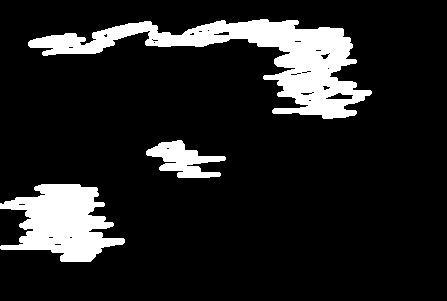
#> input picture A5/Images/bwimage.png, 447 x 301 px
$ python Q3.py
#> lines starting #> are read from the running program, lines starting #| are printed output that depends on the picture; after the words box and inside, x2 and y2 are one past the last pixel; in counts of white or black regions, pixels touching at a corner belong together
import numpy as np
import cv2
from scipy.ndimage import label
from matplotlib import pyplot as plt

image = cv2.imread("Images/bwimage.png", cv2.IMREAD_GRAYSCALE)
#> image: shape (301, 447); 13.2% white; 3 white regions, box (x1, y1, x2, y2) and area: (28, 19, 372, 119) 10446, (0, 184, 125, 262) 5780, (146, 140, 226, 178) 1534

_, image = cv2.threshold(image, 127,255, type=cv2.THRESH_BINARY)

labeled_array, num_features = label(image)
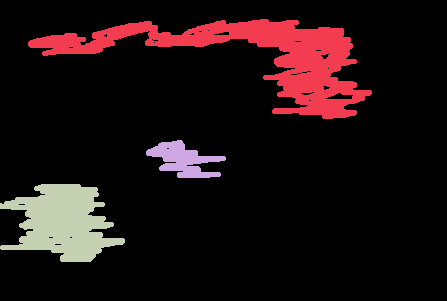
#> labeled_array: shape (301, 447) int32; 4 distinct labels, from 0 to 3; one colour per label, 0 black
#> num_features = 3

centroid_positions = []
for i in range(1,num_features+1):
    y_coords, x_coords = np.where(labeled_array == i)
    mean_y = np.mean(y_coords)
    mean_x = np.mean(x_coords)

    centroid_positions.append((np.mean(y_coords), np.mean(x_coords)))
#> this loop made 3 passes
#> (mean_y, mean_x) on passes 1 to 3: (56.36, 251.4), (159.6, 182.8), (222, 62.39)
#> after the loop, centroid_positions = [(56.36, 251.4), (159.6, 182.8), (222, 62.39)]

labeled_array = 255/num_features * labeled_array
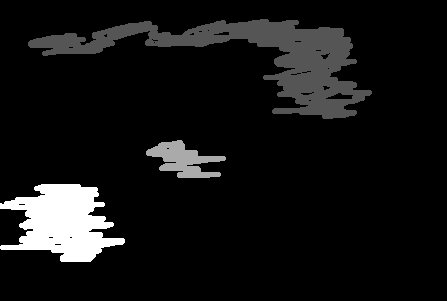
#> labeled_array: shape (301, 447) float64; min 0, max 255, mean 19.5
labeled_array = labeled_array.astype(np.uint8)

color_mapped_image = cv2.applyColorMap(labeled_array, cv2.COLORMAP_HSV)
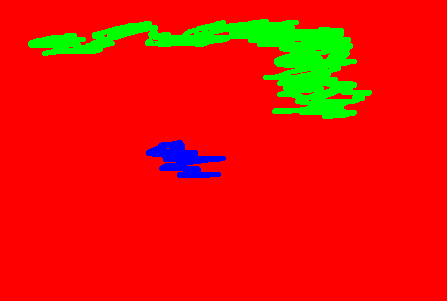
#> color_mapped_image: shape (301, 447, 3); mean B, G, R 2.9, 19.8, 232.3
color_mapped_image[np.where(labeled_array == 0)] = np.array([255,255,255])
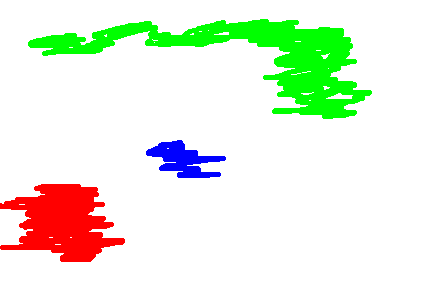
#> color_mapped_image: shape (301, 447, 3); mean B, G, R 224.2, 241.1, 232.3

plt.figure(figsize=(6, 6))

plt.subplot(2, 2, 1)
plt.imshow(image, cmap='gray')
plt.title('Original Image')
plt.axis('off')

plt.subplot(2, 2, 2)
plt.imshow(labeled_array, cmap='gray')
plt.title('Labeled Array')
plt.axis('off')

plt.subplot(2, 2, 3)
plt.imshow(cv2.cvtColor(color_mapped_image, cv2.COLOR_BGR2RGB))
plt.title('Colored Image')
plt.axis('off')

plt.subplot(2, 2, 4)
plt.imshow(cv2.cvtColor(color_mapped_image, cv2.COLOR_BGR2RGB))
for (y, x) in centroid_positions:
    plt.plot(x, y, '+', color='black', markersize=15, markeredgewidth=2)
#> this loop made 3 passes
plt.title('Colored Image with Centroids')
plt.axis('off')

plt.tight_layout()
plt.show()
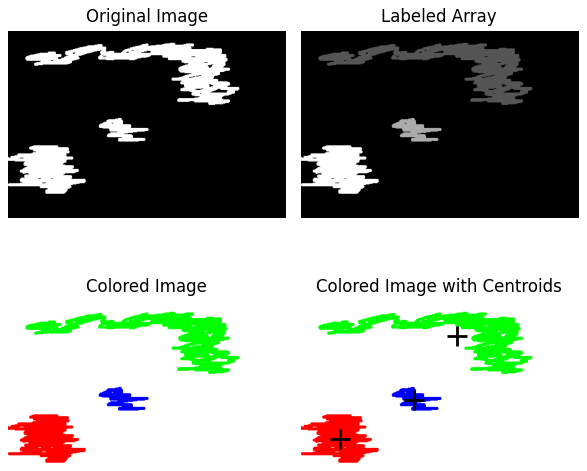
#> figure drawn by matplotlib, 4 panels

$ run again, with A5/Images/blob.png copied over A5/Images/bwimage.png
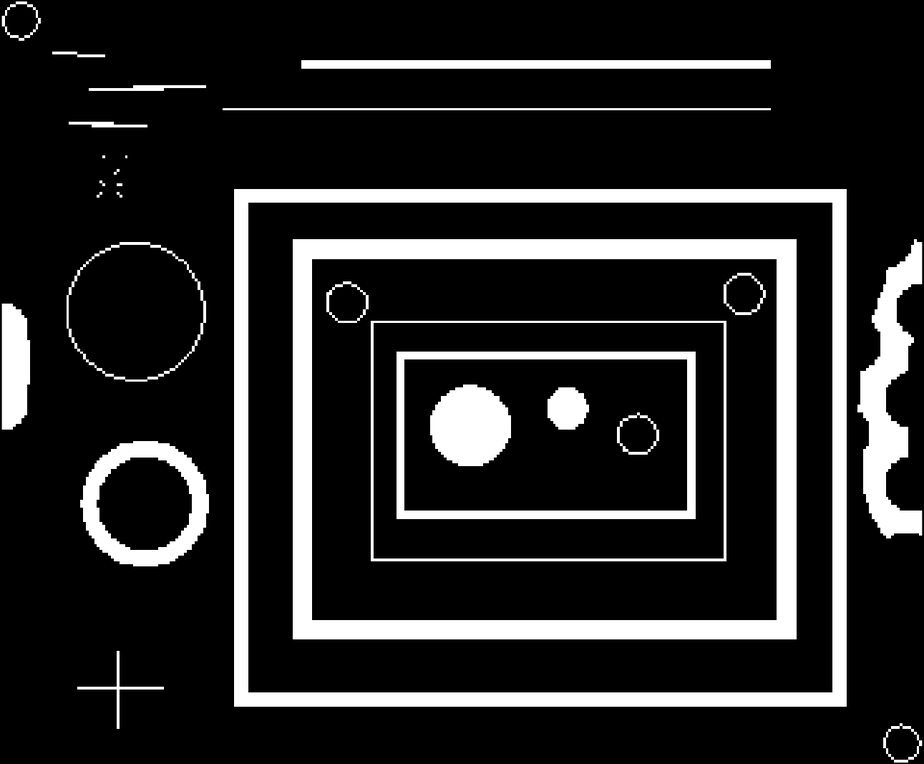
#> input picture A5/Images/blob.png, 924 x 764 px, shrunk from 1291 x 1067 before the run
#> image is the input picture: shape (764, 924); min 0, max 255, mean 39.4
#> image: shape (764, 924); 15.4% white; 29 white regions (7 under 20 px), largest, box (x1, y1, x2, y2) and area: (293, 239, 797, 639) 33736, (234, 189, 847, 707) 31958, (857, 239, 922, 538) 8712
#> num_features = 167
#> the loop `for i in range(1,num_features+1):` made 167 passes
#> (y_coords, x_coords, mean_y, mean_x) on passes 4 to 6: ([7, 7, 7, 8, 8, 8, 9, 9, 9], [7, 8, 9, 7, 8, 9, 7, 8, 9], 8, 8), ([7, 7, 7, 8, 8, 8, 9, 9, 9], [33, 34, 35, 33, 34, 35, 33, 34, 35], 8, 34), ([10, 10, 11, 11, 12, 12, 13, 13, 14, 14, 15, 15], [5, 6, 5, 6, 5, 6, 5, 6, 5, 6, 5, 6], 12.5, 5.5)
#> after the loop `for i in range(1,num_features+1):`: centroid_positions = 167 pairs, first value 2 to 761, second value 3 to 920
#> `color_mapped_image[np.where(labeled_array == 0)] = np.array([255,255,2..`:
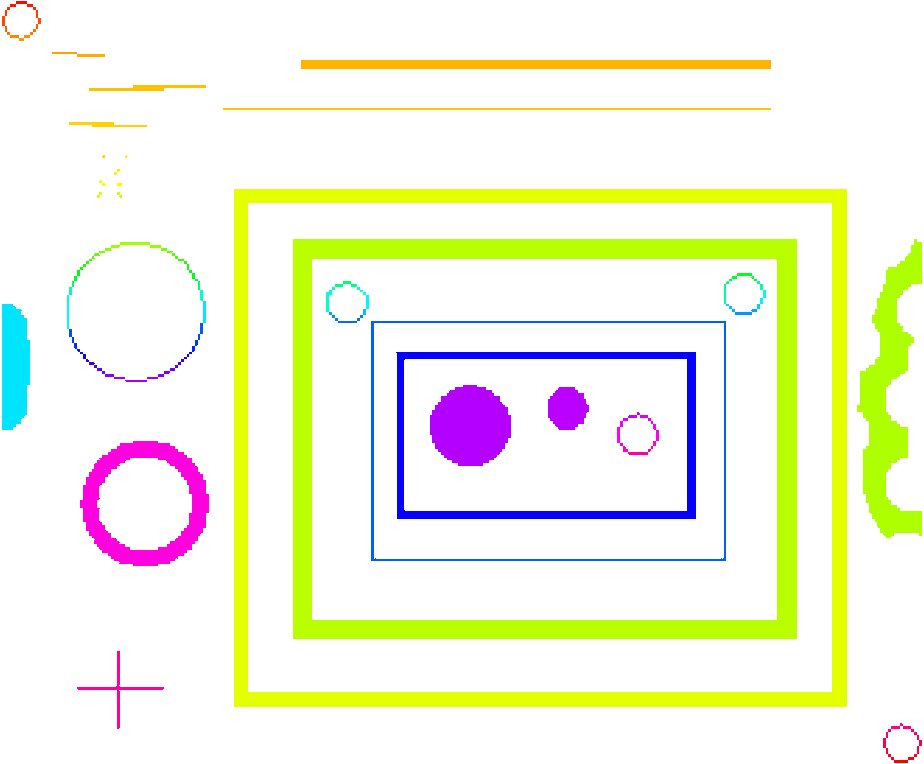
#> color_mapped_image: shape (764, 924, 3); mean B, G, R 225.1, 246.1, 243.8
#> the loop `for (y, x) in centroid_positions:` made 167 passes
#> (y, x) on passes 1 to 3: (2, 21), (5, 12.5), (5, 29.5)
#> `plt.show()`:
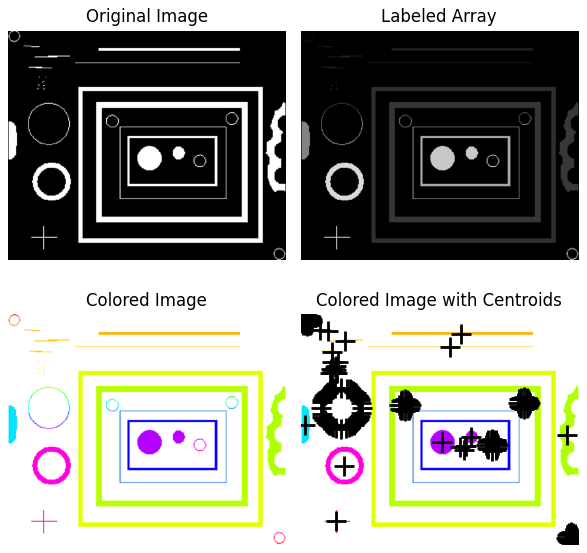
#> figure drawn by matplotlib, 4 panels
